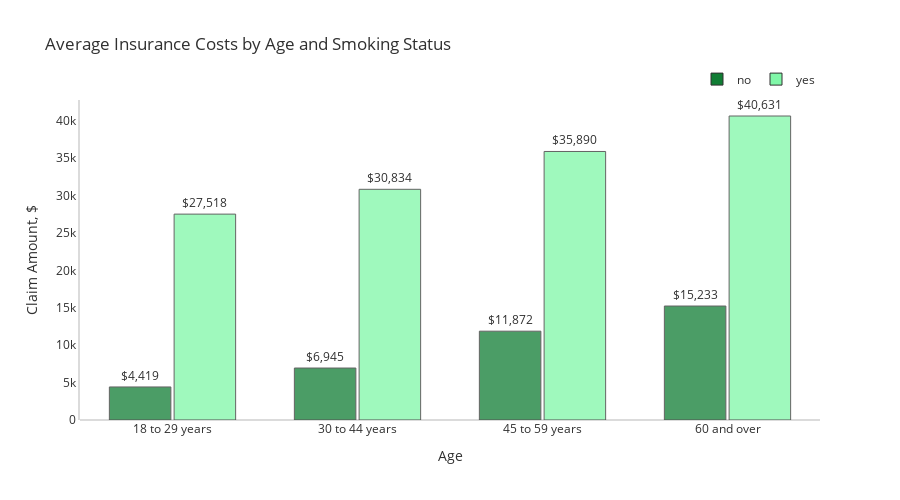

Write notebook code for a chart like this one.
### Markdown cell above
<div style="background-color:blue; padding:20px; font-size:15px">
👉 Compared to smokers, whose typical claim amount is over \$ 34,000, non-smokers' median claim amount is around \$7,300. There is also a noticeable difference in the way the groups divide the expenses of insurance. The distribution is tilted to the right for non-smokers, while the claim amounts for smokers are more variable, showing a bimodal distribution with peaks close to \$20,000 and $40,000 and a broader spread in the boxplot.

### Code cell
plot_df = df.copy()
plot_df["Age_Group"]=['18 to 29 years' if i<30 else '30 to 44 years' if (i>=30)&(i<45) else 
                      '45 to 59 years' if (i>=45)&(i<60) else '60 and over' for i in df['age']]
plot_df = plot_df.groupby(['Age_Group','smoker'])['charges'].mean()
plot_df = plot_df.rename('charges').reset_index().sort_values('smoker', ascending=True)
fig = px.bar(plot_df, x='Age_Group', y='charges', color='smoker', height=500, text='charges', 
             opacity=0.75, barmode='group', color_discrete_sequence=['#107d34','#80f7a8'],
             title="Average Insurance Costs by Age and Smoking Status")
fig.update_traces(texttemplate='$%{text:,.0f}', textposition='outside', 
                  marker_line=dict(width=1, color='#303030'))
fig.update_layout(font_color="#303030",bargroupgap=0.05, bargap=0.3, 
                  legend=dict(orientation="h", yanchor="bottom", y=1.02, xanchor="right", x=1, title=""),
                  xaxis=dict(title='Age',showgrid=False), 
                  yaxis=dict(title='Claim Amount, $', showgrid=False,zerolinecolor='#DBDBDB',
                             showline=True, linecolor='#DBDBDB', linewidth=2))
fig.show()

### Figure 1 — Plotly figure (JSON) as saved in the notebook; plotly's stock layout.template omitted (floating-point values rounded to 4 significant figures)
{"data": [{"alignmentgroup": "True", "hovertemplate": "smoker=no<br>Age_Group=%{x}<br>charges=%{text}<extra></extra>", "legendgroup": "no", "marker": {"color": "#107d34", "line": {"color": "#303030", "width": 1}, "opacity": 0.75, "pattern": {"shape": ""}}, "name": "no", "offsetgroup": "no", "orientation": "v", "showlegend": true, "text": [4419.0, 6945.0, 11870.0, 15230.0], "textposition": "outside", "texttemplate": "$%{text:,.0f}", "type": "bar", "x": ["18 to 29 years", "30 to 44 years", "45 to 59 years", "60 and over"], "xaxis": "x", "y": [4419.0, 6945.0, 11870.0, 15230.0], "yaxis": "y"}, {"alignmentgroup": "True", "hovertemplate": "smoker=yes<br>Age_Group=%{x}<br>charges=%{text}<extra></extra>", "legendgroup": "yes", "marker": {"color": "#80f7a8", "line": {"color": "#303030", "width": 1}, "opacity": 0.75, "pattern": {"shape": ""}}, "name": "yes", "offsetgroup": "yes", "orientation": "v", "showlegend": true, "text": [27520.0, 30830.0, 35890.0, 40630.0], "textposition": "outside", "texttemplate": "$%{text:,.0f}", "type": "bar", "x": ["18 to 29 years", "30 to 44 years", "45 to 59 years", "60 and over"], "xaxis": "x", "y": [27520.0, 30830.0, 35890.0, 40630.0], "yaxis": "y"}], "layout": {"bargap": 0.3, "bargroupgap": 0.05, "barmode": "group", "font": {"color": "#303030"}, "height": 500, "legend": {"orientation": "h", "title": {"text": ""}, "tracegroupgap": 0, "x": 1, "xanchor": "right", "y": 1.02, "yanchor": "bottom"}, "title": {"text": "Average Insurance Costs by Age and Smoking Status"}, "xaxis": {"anchor": "y", "domain": [0, 1], "showgrid": false, "title": {"text": "Age"}}, "yaxis": {"anchor": "x", "domain": [0, 1], "linecolor": "#DBDBDB", "linewidth": 2, "showgrid": false, "showline": true, "title": {"text": "Claim Amount, $"}, "zerolinecolor": "#DBDBDB"}}}
